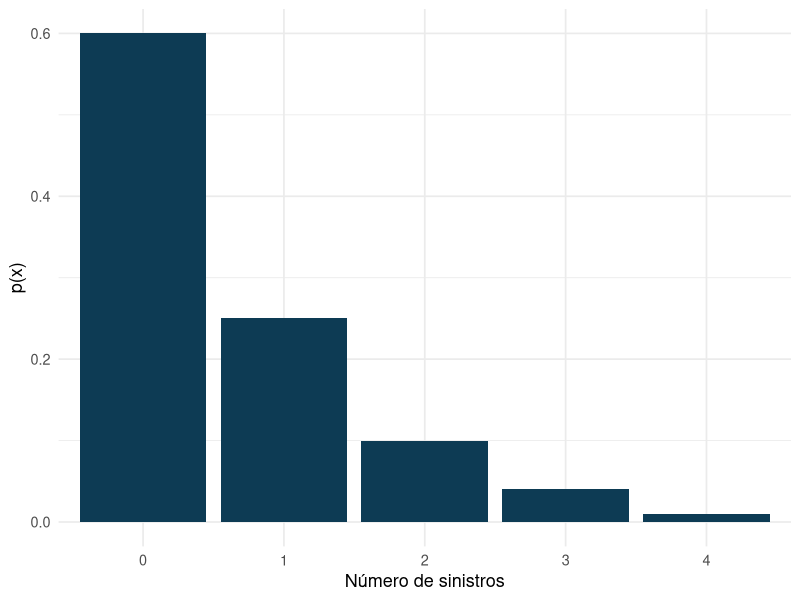
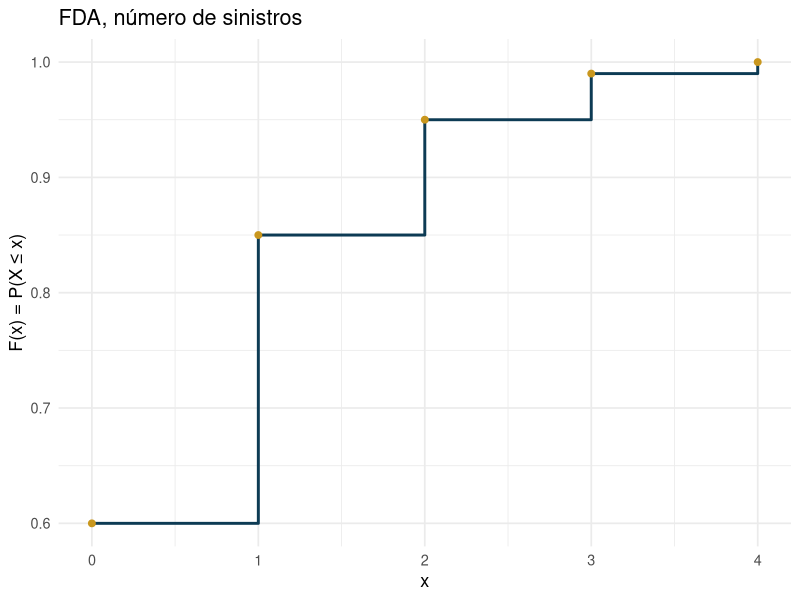
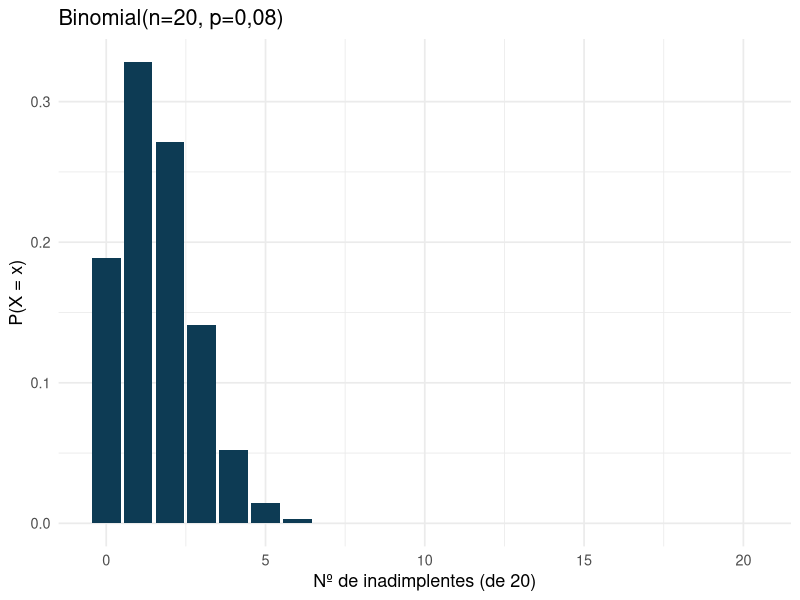
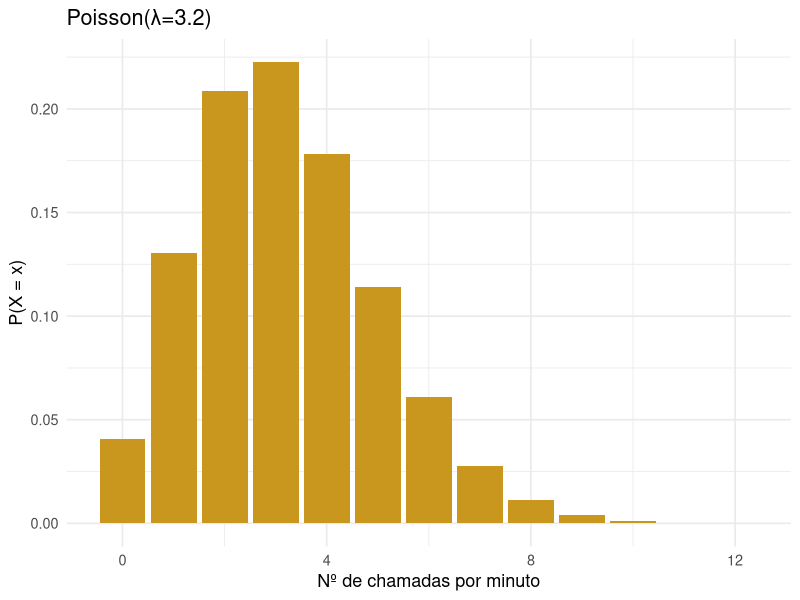

Write the R code that produced these figures, in order.
## ---- chunk 1
knitr::opts_chunk$set(echo = TRUE, warning = FALSE, message = FALSE, fig.align = "center")
suppressPackageStartupMessages({
  library(tidyverse)
  library(kableExtra)
})
options(scipen = 999)
## ---- chunk 2
sinistros <- tibble(x = 0:4, p = c(0.60, 0.25, 0.10, 0.04, 0.01))
sum(sinistros$p)   # deve ser 1
sinistros |> kbl(col.names = c("x (nº de sinistros)", "p(x)")) |> kable_styling(full_width = FALSE)
## ---- chunk 3
ggplot(sinistros, aes(x = factor(x), y = p)) +
  geom_col(fill = "#0d3b54") +
  labs(x = "Número de sinistros", y = "p(x)") + theme_minimal(base_size = 13)
## ---- chunk 4
mu <- sum(sinistros$x * sinistros$p)
var_x <- sum((sinistros$x - mu)^2 * sinistros$p)
c(E_X = mu, Var_X = var_x, dp_X = sqrt(var_x))
## ---- chunk 5
sinistros <- sinistros |> mutate(F = cumsum(p))
sinistros |> kbl(col.names = c("x", "p(x)", "F(x)")) |> kable_styling(full_width = FALSE)
## ---- chunk 6
ggplot(sinistros, aes(x = x, y = F)) +
  geom_step(color = "#0d3b54", linewidth = 1) +
  geom_point(color = "#c9971e", size = 2) +
  labs(x = "x", y = "F(x) = P(X ≤ x)", title = "FDA, número de sinistros") +
  theme_minimal(base_size = 13)
## ---- chunk 7
n <- 20; p <- 0.08
x <- 0:n
fmp <- dbinom(x, size = n, prob = p)

E_X <- n*p; Var_X <- n*p*(1-p)
c(E_X = E_X, Var_X = Var_X)

# probabilidade de mais de 3 inadimplentes
1 - pbinom(3, size = n, prob = p)
## ---- chunk 8
ggplot(tibble(x, fmp), aes(x, fmp)) +
  geom_col(fill = "#0d3b54") +
  labs(x = "Nº de inadimplentes (de 20)", y = "P(X = x)",
       title = "Binomial(n=20, p=0,08)") + theme_minimal(base_size = 13)
## ---- chunk 9
lambda <- 3.2   # nº médio de chamadas por minuto numa central
x <- 0:12
fmp_pois <- dpois(x, lambda)

# probabilidade de receber mais de 6 chamadas em um minuto
1 - ppois(6, lambda)
## ---- chunk 10
ggplot(tibble(x, fmp_pois), aes(x, fmp_pois)) +
  geom_col(fill = "#c9971e") +
  labs(x = "Nº de chamadas por minuto", y = "P(X = x)",
       title = paste0("Poisson(λ=", lambda, ")")) + theme_minimal(base_size = 13)
